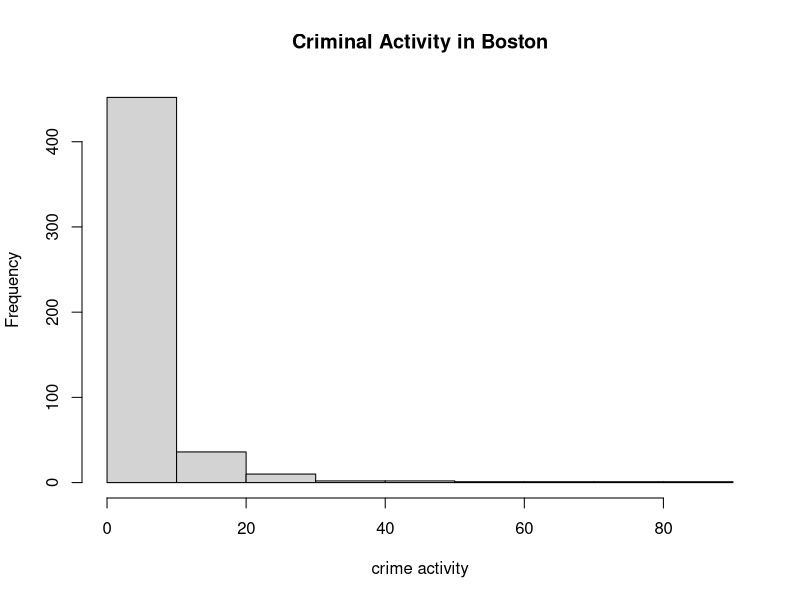
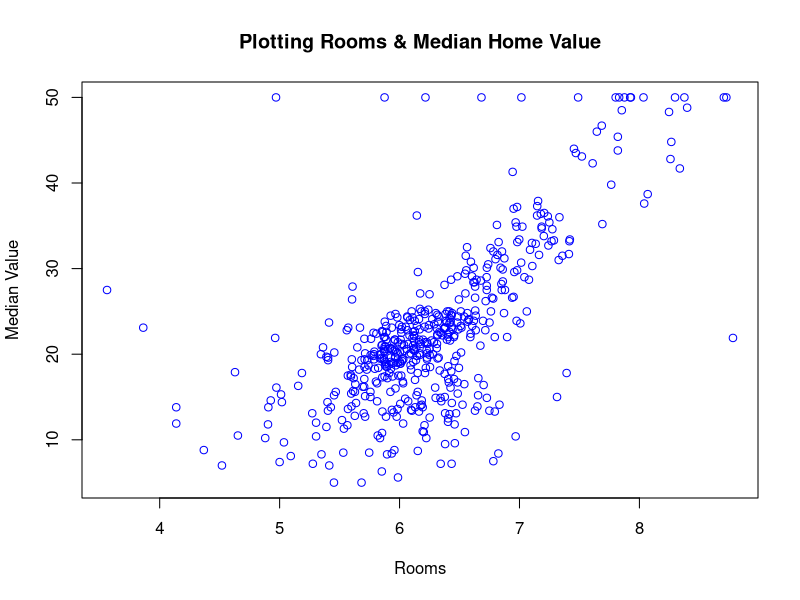
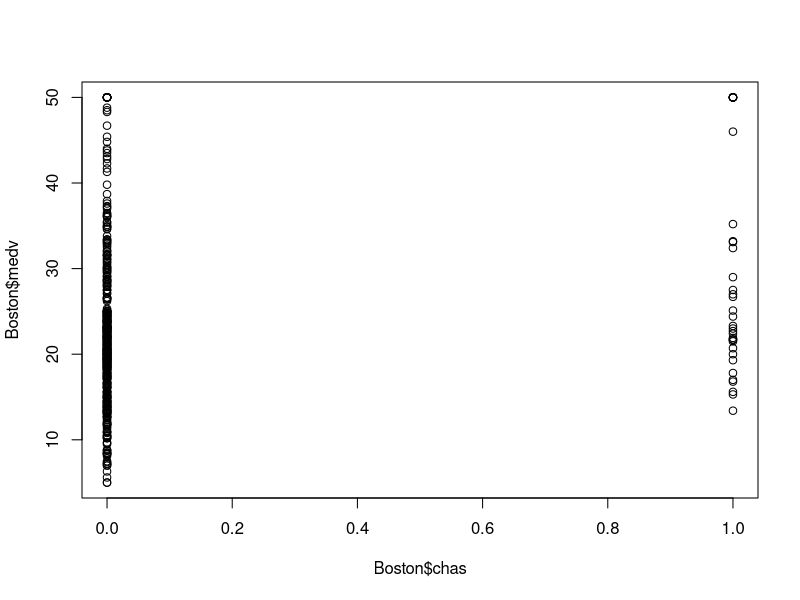
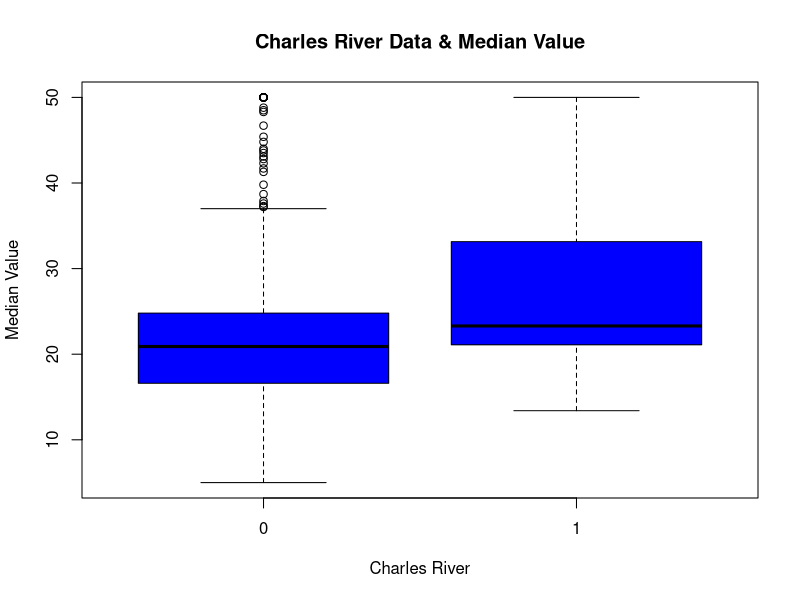
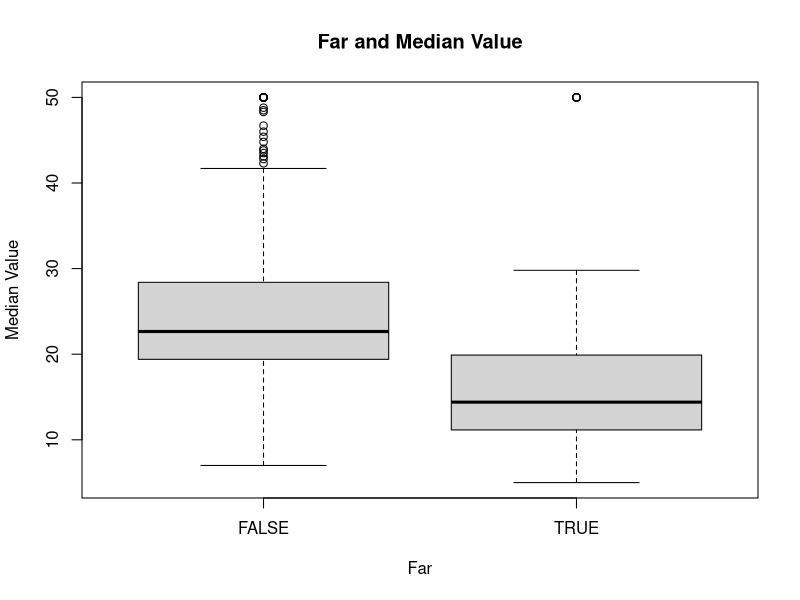

The R script that drew these images, in order:
## ---- chunk 1
# step 1 code

# importing package
library(MASS)
data(Boston)
str(Boston)
?Boston
## ---- chunk 2
# step 2 code
  # display the first few rows
head(Boston)
  # display last 2 rows
tail(Boston, n=2)
  #display row 5
Boston[5,]
  #display first few rows of column 1 combining head
head(Boston[,1])
  # display COLUM NAMES
colnames(Boston)
## ---- chunk 3
# step 3 code
# MEAN OF CRIME COLUMN
mean(Boston$crim)
# MEDIAN OF CRIME
median(Boston$crim)
#range of crim
range(Boston$crim)
## ---- chunk 4
# step 4 code

# histogram of Boston, Crime Column
hist(Boston$crim, main="Criminal Activity in Boston", xlab="crime activity")

## ---- chunk 5
# step 5 code

# Correlation between crime and median home value

cor(Boston$crim, Boston$medv)
## ---- chunk 6
# step 6 code
# x = rooms, y = medianValue
plot(Boston$rm, Boston$medv, pch=1, cex=1, col="blue", main="Plotting Rooms & Median Home Value", xlab="Rooms", ylab="Median Value")
# Cor room and medv
cor(Boston$rm, Boston$medv)
## ---- chunk 7
# step 7 code

  # checks if the column CHAS is a factor and returns boolean.
is.factor(Boston$chas)
# PLOTTING BEFORE CONVERTING IT TO A FACTOR
plot(Boston$chas, Boston$medv)

    # CONVERT CHAS TO A FACTOR
Boston$chas <- as.factor(Boston$chas)

  #PLOTTING AFTER CONVERTING CHAS INTO A FACTOR
plot(Boston$chas, Boston$medv, pch=1, cex=1, col="blue", main="Charles River Data & Median Value", xlab="Charles River", ylab="Median Value")

  


## ---- chunk 8
# step 8 code
typeof(Boston$rad)
summary(Boston$rad)
unique(Boston$rad)

# initially was setting the values to variables.
#sum_of_rad <- sum(Boston$rad == 24)
sum(Boston$rad == 24)
# store num of rows into variable
#num_rows <- nrow(Boston)

#percentage_rad <- Boston$rad/(sum_of_rad)

sum((Boston$rad == 24) / nrow(Boston) * 100)

## ---- chunk 9
# step 9 code
Boston$far <- ifelse(Boston$rad == 24, TRUE, FALSE)
Boston$far <- as.factor(Boston$far)
plot(Boston$far, Boston$medv, main="Far and Median Value", xlab="Far", ylab="Median Value")


## ---- chunk 10
# step 10 code

# Summary of boston with selected columns (1,6,13,14)
summary(Boston[,c(1,6,13,14)])
# which.max returns the position of the lement with the max value.
# assign which to var
max_var = which.max(Boston$medv)
Boston[max_var,c(1,6,13,14)]
